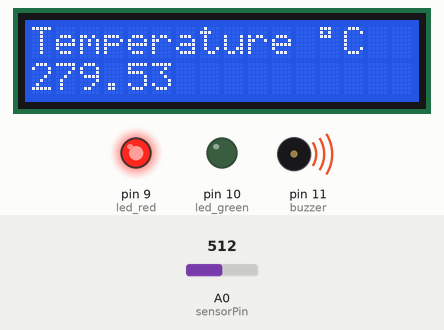
Simulated run of this sketch. Board: Arduino Uno, built with avr-gcc and run on an emulated ATmega328P. Parts: 16×2 character LCD, output pins drawn as LEDs (lit = HIGH), buzzer (waves = sounding, pin HIGH). Inputs (shaded band) come from the test bench; at power-on: A0 (sensorPin) = 512. What the sketch prints to the serial monitor is not drawn.

Above: at 1.2 s.
1.3 s: A0 (sensorPin) set to 716
At 2.4 s:
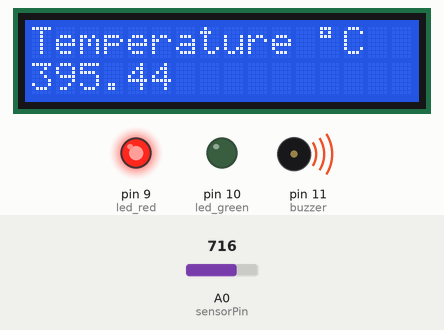
3.5 s: A0 (sensorPin) set to 900
At 5.3 s:
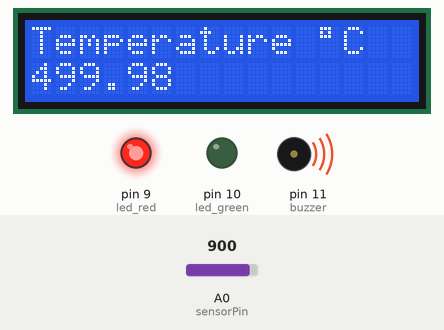
5.6 s: A0 (sensorPin) set to 1023
At 7.2 s:
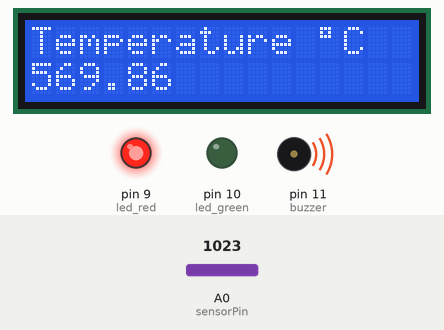
Timing chart, 0 to 8.7 s (numbered marks = the images above; inputs shaded):
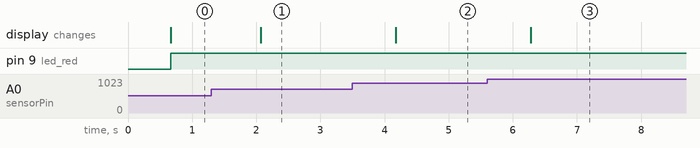

The sketch:

Temperature_Monitoring_Unit.ino
```cpp
// Include the LiquidCrystal library code:
#include <LiquidCrystal.h>

// Define the pins for the LCD:
const int rs = 4, en = 3, d4 = 5, d5 = 6, d6 = 7, d7 = 8;
LiquidCrystal lcd(rs, en, d4, d5, d6, d7);

// Constants for sensor and actuators:
const int sensorPin = A0;    // Pin that the sensor is attached to
const int led_red = 9;       // Pin for red LED
const int led_green = 10;    // Pin for green LED
const int buzzer = 11;       // Pin for buzzer

// Temperature thresholds:
int maxvalue = 40;           // Maximum temperature threshold
int minvalue = 10;           // Minimum temperature threshold

void setup() {
  // Initialize pins:
  pinMode(sensorPin, INPUT);
  pinMode(led_red, OUTPUT);
  pinMode(led_green, OUTPUT);
  pinMode(buzzer, OUTPUT);

  // Set up the LCD's number of columns and rows:
  lcd.begin(16, 2);
  // Print a static message to the LCD:
  lcd.print("Temperature ");
  lcd.print((char)223);  // Print degree symbol
  lcd.print("C");
  digitalWrite(buzzer, HIGH); // Activate the buzzer initially
}

void loop() {
  // Initialize serial communication:
  Serial.begin(9600);

  // Read temperature from the sensor:
  double thermo = 0.568155 * (analogRead(sensorPin) - 20);
  delay(100); // Wait for 100 milliseconds

  // Print the temperature to the serial monitor:
  Serial.print(thermo);
  Serial.print("\n");

  delay(500); // Wait for 500 milliseconds

  // Set the cursor to column 0, line 1 on the LCD:
  lcd.setCursor(0, 1);
  // Print the live temperature:
  lcd.print(thermo);

  // Check temperature thresholds and control LEDs and buzzer accordingly:
  if (thermo < minvalue) {
    digitalWrite(led_green, LOW);
    digitalWrite(led_red, HIGH);
    digitalWrite(buzzer, HIGH);
  } else if (thermo > maxvalue) {
    digitalWrite(led_green, LOW);
    digitalWrite(led_red, HIGH);
    digitalWrite(buzzer, HIGH);
  } else {
    digitalWrite(led_green, HIGH);
    digitalWrite(led_red, LOW);
    digitalWrite(buzzer, LOW);
  }

  // Delay a bit before the next loop iteration:
  delay(100);
}
```

Measured:
- after the input at 1.3 s, the display: changes after 0.77 s (image 1)
- after the input at 3.5 s, the display: changes after 0.68 s (image 2)
- after the input at 5.6 s, the display: changes after 0.68 s (image 3)
